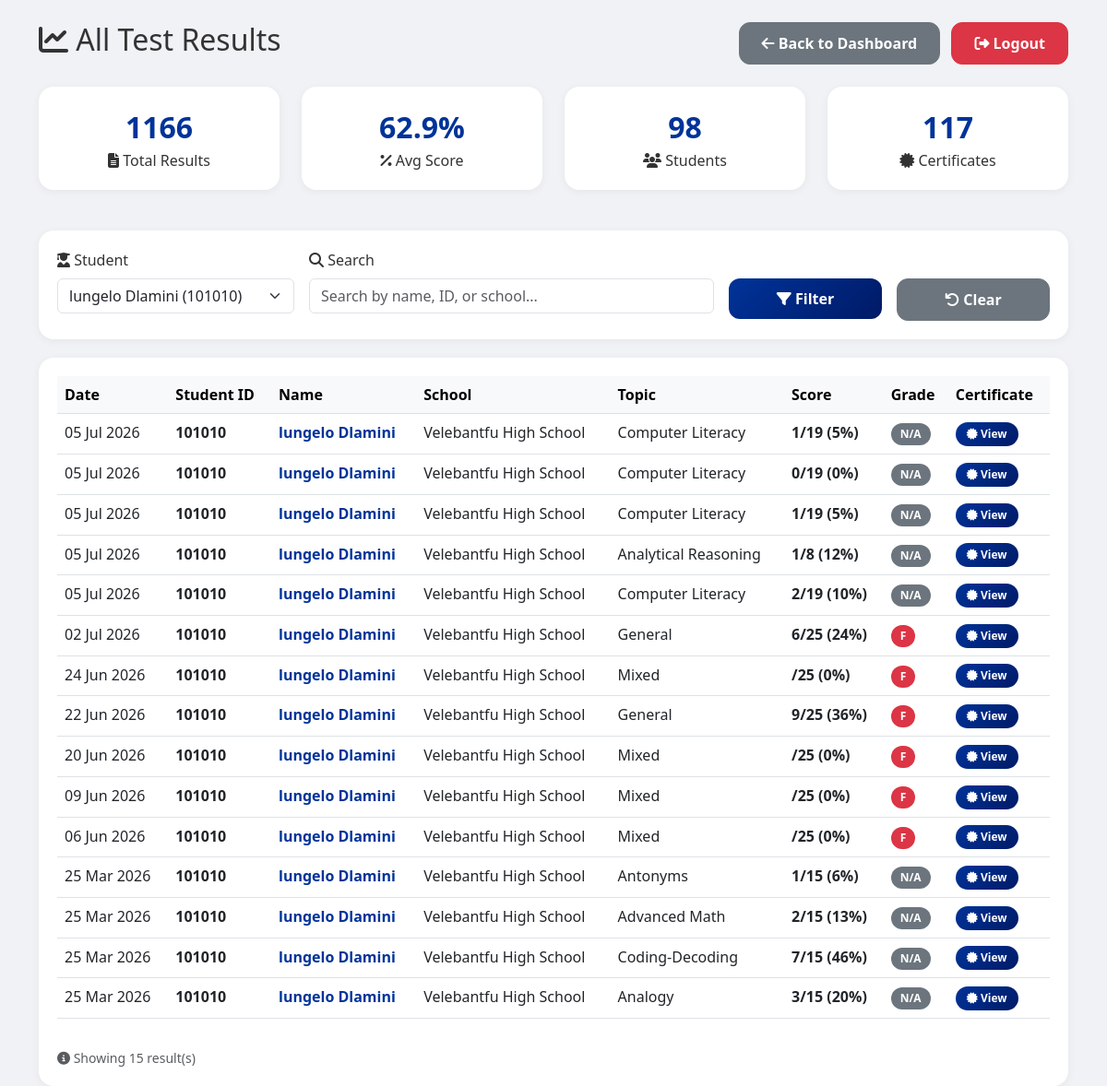
The page /admin/view_results.php?student_id=1 (signed in) on the database its author committed.
### tables this page shows
CREATE TABLE `results` (
  `id` int(11) NOT NULL,
  `user_id` int(11) NOT NULL,
  `test_id` int(11) DEFAULT NULL,
  `category` varchar(100) DEFAULT NULL,
  `topic` varchar(200) DEFAULT NULL,
  `score` int(11) DEFAULT 0,
  `total` int(11) DEFAULT 0,
  `percentage` decimal(5,2) DEFAULT NULL,
  `scaled_score` decimal(5,2) DEFAULT NULL,
  `percentile_rank` int(11) DEFAULT NULL,
  `grade` char(1) DEFAULT NULL,
  `ability_estimate` decimal(5,2) DEFAULT NULL,
  `date` timestamp NOT NULL DEFAULT current_timestamp()
);

CREATE TABLE `users` (
  `id` int(11) NOT NULL,
  `first_name` varchar(100) NOT NULL,
  `last_name` varchar(100) NOT NULL,
  `student_id` varchar(50) NOT NULL,
  `school` varchar(200) DEFAULT NULL,
  `region` varchar(100) DEFAULT NULL,
  `pobox` varchar(50) DEFAULT NULL,
  `year` varchar(10) DEFAULT NULL,
  `email` varchar(100) NOT NULL,
  `password` varchar(255) NOT NULL,
  `role` enum('admin','user') DEFAULT 'user',
  `last_login` datetime DEFAULT NULL,
  `created_at` timestamp NOT NULL DEFAULT current_timestamp()
);

### admin/view_results.php (the view, shortened to what this page needs)
<?php include '../config/db.php'; ?>
<?php
$student_filter = isset($_GET['student_id']) ? intval($_GET['student_id']) : 0;
$search_filter = isset($_GET['search']) ? $conn->real_escape_string($_GET['search']) : '';
$query = "
    SELECT
        r.*,
        u.first_name,
        u.last_name,
        u.student_id,
        u.school,
        u.region
    FROM results r
    JOIN users u ON r.user_id = u.id
    WHERE u.role = 'user'
";
if ($student_filter > 0) {
    $query .= " AND u.id = $student_filter";
}
$query .= " ORDER BY r.date DESC, u.school, u.first_name";
$results = $conn->query($query);
$students = $conn->query("SELECT id, first_name, last_name, student_id, school FROM users WHERE role = 'user' ORDER BY school, first_name");
$total_results = $conn->query("SELECT COUNT(*) as total FROM results r JOIN users u ON r.user_id = u.id WHERE u.role = 'user'")->fetch_assoc()['total'];
$avg_score = $conn->query("SELECT ROUND(AVG(percentage), 1) as avg FROM results r JOIN users u ON r.user_id = u.id WHERE u.role = 'user'")->fetch_assoc()['avg'];
$total_students = $conn->query("SELECT COUNT(*) as total FROM users WHERE role = 'user'")->fetch_assoc()['total'];
?>
<!DOCTYPE html>
<html lang="en">
<head>
    <link href="https://cdn.jsdelivr.net/npm/bootstrap@5.3.0/dist/css/bootstrap.min.css" rel="stylesheet">
    <link rel="stylesheet" href="https://cdnjs.cloudflare.com/ajax/libs/font-awesome/6.4.0/css/all.min.css">
    <link rel="stylesheet" href="../assets/css/style.css">
    <link rel="stylesheet" href="../assets/css/theme.css">
</head>
<body data-theme="mixed">
    <div class="container mt-4">
        <div class="d-flex justify-content-between align-items-center mb-4">
            <h2><i class="fas fa-chart-line"></i> All Test Results</h2>
            <div>
                <a href="dashboard.php" class="btn btn-secondary">
                    <i class="fas fa-arrow-left"></i> Back to Dashboard
                </a>
                <a href="../auth/logout.php" class="btn btn-danger ms-2" onclick="return confirm('Logout?')">
                    <i class="fas fa-sign-out-alt"></i> Logout
                </a>
            </div>
        </div>
        <div class="row mb-4">
            <div class="col-md-3 col-6">
                <div class="stat-card">
                    <div class="stat-number"><?= $total_results ?></div>
                    <div><i class="fas fa-file-alt"></i> Total Results</div>
                </div>
            </div>
            <div class="col-md-3 col-6">
                <div class="stat-card">
                    <div class="stat-number"><?= $avg_score ?? 0 ?>%</div>
                    <div><i class="fas fa-percent"></i> Avg Score</div>
                </div>
            </div>
            <div class="col-md-3 col-6">
                <div class="stat-card">
                    <div class="stat-number"><?= $total_students ?></div>
                    <div><i class="fas fa-users"></i> Students</div>
                </div>
            </div>
            <div class="col-md-3 col-6">
                <div class="stat-card">
                    <div class="stat-number">
                        <?php
                        $cert_count = $conn->query("SELECT COUNT(*) as total FROM certificates")->fetch_assoc()['total'];
                        echo $cert_count;
                        ?>
                    </div>
                    <div><i class="fas fa-certificate"></i> Certificates</div>
                </div>
            </div>
        </div>
        <div class="filter-bar">
            <form method="GET" class="row g-3">
                <div class="col-md-3">
                    <label class="form-label"><i class="fas fa-user-graduate"></i> Student</label>
                    <select name="student_id" class="form-select" onchange="this.form.submit()">
                        <?php while($s = $students->fetch_assoc()): ?>
                            <option value="<?= $s['id'] ?>" <?= $student_filter == $s['id'] ? 'selected' : '' ?>>
                                <?= htmlspecialchars($s['first_name'] . ' ' . $s['last_name'] . ' (' . $s['student_id'] . ')') ?>
                            </option>
                        <?php endwhile; ?>
                    </select>
                </div>
                <div class="col-md-5">
                    <label class="form-label"><i class="fas fa-search"></i> Search</label>
                    <input type="text" name="search" class="form-control" placeholder="Search by name, ID, or school..." value="<?= htmlspecialchars($search_filter) ?>">
                </div>
                <div class="col-md-2">
                    <label class="form-label">&nbsp;</label>
                    <button type="submit" class="btn btn-primary w-100"><i class="fas fa-filter"></i> Filter</button>
                </div>
                <div class="col-md-2">
                    <label class="form-label">&nbsp;</label>
                    <a href="view_results.php" class="btn btn-secondary w-100"><i class="fas fa-undo"></i> Clear</a>
                </div>
            </form>
        </div>
        <div class="table-container">
            <div class="table-responsive">
                <table class="table table-hover">
                    <thead class="table-light">
                        <tr>
                            <th>Date</th>
                            <th>Student ID</th>
                            <th>Name</th>
                            <th>School</th>
                            <th>Topic</th>
                            <th>Score</th>
                            <th>Grade</th>
                            <th>Certificate</th>
                        </tr>
                    </thead>
                    <tbody>
                        <?php if ($results && $results->num_rows > 0): ?>
                            <?php while($row = $results->fetch_assoc()):
                                $grade_class = 'grade-' . ($row['grade'] ?: '0');
                                $grade_display = $row['grade'] ?: 'N/A';
                                $percentage = $row['percentage'] ? round($row['percentage']) : 0;
                                $score_display = $row['score'] . '/' . $row['total'] . ' (' . $percentage . '%)';
                            ?>
                            <tr>
                                <td><?= date('d M Y', strtotime($row['date'])) ?></td>
                                <td><strong><?= htmlspecialchars($row['student_id']) ?></strong></td>
                                <td>
                                    <a href="view_results.php?student_id=<?= $row['user_id'] ?>" class="student-link">
                                        <?= htmlspecialchars($row['first_name'] . ' ' . $row['last_name']) ?>
                                    </a>
                                </td>
                                <td><?= htmlspecialchars($row['school'] ?: 'N/A') ?></td>
                                <td><?= htmlspecialchars($row['topic'] ?: $row['category']) ?></td>
                                <td class="score-display"><?= $score_display ?></td>
                                <td>
                                    <span class="grade-badge <?= $grade_class ?>">
                                        <?= $grade_display ?>
                                    </span>
                                </td>
                                <td>
                                    <a href="view_certificate.php?user_id=<?= $row['user_id'] ?>"
                                       class="btn btn-sm btn-primary btn-view-cert"
                                       target="_blank"
                                       title="View Combined Certificate for <?= htmlspecialchars($row['first_name'] . ' ' . $row['last_name']) ?>">
                                        <i class="fas fa-certificate"></i> View
                                    </a>
                                </td>
                            </tr>
                            <?php endwhile; ?>
                        <?php endif; ?>
                    </tbody>
                </table>
            </div>
            <div class="mt-3 text-muted small">
                <i class="fas fa-info-circle"></i> Showing <?= $results->num_rows ?> result(s)
            </div>
        </div>
    </div>
</body>
</html>

### assets/css/style.css (style rules this page uses)
:root { --primary: #003399; --primary-dark: #001a66; --secondary: #CE9F32; --success: #28a745; --danger: #dc3545; --warning: #ffc107; --info: #17a2b8; --light: #f8f9fa; --dark: #1a2a3a; }
* { margin: 0; padding: 0; box-sizing: border-box; }
body { font-family: 'Segoe UI', Tahoma, Geneva, Verdana, sans-serif; background: linear-gradient(135deg, #f5f7fa 0%, #e9ecef 100%); min-height: 100vh; }
.btn { border-radius: 12px; padding: 10px 24px; font-weight: 600; transition: all 0.3s ease; }
.btn-primary { background: linear-gradient(135deg, var(--primary), var(--primary-dark)); border: none; }

### assets/css/theme.css (style rules this page uses)
:root { --primary: #003399; --primary-dark: #001a66; --primary-light: #3366cc; --secondary: #CE9F32; --secondary-dark: #b8860b; --accent: #ff6b35; --success: #28a745; --danger: #dc3545; --warning: #ffc107; --info: #17a2b8; --dark: #1a2a3a; --light: #f8f9fa; --gradient-start: #003399; --gradient-end: #001a66; --card-bg: white; --text-primary: #333; --text-secondary: #666; }
[data-theme="mixed"] { --primary: #003399; --primary-dark: #001a66; --primary-light: #3366cc; --secondary: #CE9F32; --secondary-dark: #b8860b; --accent: #e74c3c; --gradient-start: #003399; --gradient-end: #CE9F32; }
body { background: linear-gradient(135deg, var(--gradient-start), var(--gradient-end)); color: var(--text-primary); transition: all 0.3s ease; }
.card, .stat-card, .menu-card, .question-card, .timer-card, .recommendation-card { background: var(--card-bg); transition: all 0.3s ease; }

### admin/view_results.php (style rules this page uses)
body { background: #f0f2f5; }
.stat-card { background: var(--card-bg, white); border-radius: 16px; padding: 20px; text-align: center; box-shadow: 0 2px 10px rgba(0,0,0,0.05); margin-bottom: 20px; transition: all 0.3s; }
.stat-number { font-size: 2rem; font-weight: bold; color: var(--primary, #003399); }
.filter-bar { background: var(--card-bg, white); border-radius: 16px; padding: 20px; margin-bottom: 20px; box-shadow: 0 2px 10px rgba(0,0,0,0.05); }
.table-container { background: var(--card-bg, white); border-radius: 16px; padding: 20px; box-shadow: 0 2px 10px rgba(0,0,0,0.05); }
.grade-badge { display: inline-block; padding: 3px 10px; border-radius: 20px; font-weight: bold; font-size: 12px; }
.grade-F { background: #dc3545; color: white; }
.grade-0 { background: #6c757d; color: white; }
.btn-view-cert { padding: 4px 12px; border-radius: 20px; font-size: 12px; transition: all 0.3s; }
.student-link { color: var(--primary, #003399); text-decoration: none; font-weight: 600; }
.score-display { font-weight: 600; }

### rows shown on the page
results: date "05 Jul 2026", user.student_id "101010", user.last_name "lungelo Dlamini", user.school "Velebantfu High School", category "Computer Literacy", score_display "1/19 (5%)", grade "N/A"
results: date "05 Jul 2026", user.student_id "101010", user.last_name "lungelo Dlamini", user.school "Velebantfu High School", category "Computer Literacy", score_display "0/19 (0%)", grade "N/A"
results: date "05 Jul 2026", user.student_id "101010", user.last_name "lungelo Dlamini", user.school "Velebantfu High School", category "Computer Literacy", score_display "1/19 (5%)", grade "N/A"
results: date "05 Jul 2026", user.student_id "101010", user.last_name "lungelo Dlamini", user.school "Velebantfu High School", category "Analytical Reasoning", score_display "1/8 (12%)", grade "N/A"
results: date "05 Jul 2026", user.student_id "101010", user.last_name "lungelo Dlamini", user.school "Velebantfu High School", category "Computer Literacy", score_display "2/19 (10%)", grade "N/A"
results: date "02 Jul 2026", user.student_id "101010", user.last_name "lungelo Dlamini", user.school "Velebantfu High School", topic "General", score_display "6/25 (24%)", grade "F"
results: date "24 Jun 2026", user.student_id "101010", user.last_name "lungelo Dlamini", user.school "Velebantfu High School", topic "Mixed", score_display "/25 (0%)", grade "F"
results: date "22 Jun 2026", user.student_id "101010", user.last_name "lungelo Dlamini", user.school "Velebantfu High School", topic "General", score_display "9/25 (36%)", grade "F"
results: date "20 Jun 2026", user.student_id "101010", user.last_name "lungelo Dlamini", user.school "Velebantfu High School", topic "Mixed", score_display "/25 (0%)", grade "F"
results: date "09 Jun 2026", user.student_id "101010", user.last_name "lungelo Dlamini", user.school "Velebantfu High School", topic "Mixed", score_display "/25 (0%)", grade "F"
results: date "06 Jun 2026", user.student_id "101010", user.last_name "lungelo Dlamini", user.school "Velebantfu High School", topic "Mixed", score_display "/25 (0%)", grade "F"
results: date "25 Mar 2026", user.student_id "101010", user.last_name "lungelo Dlamini", user.school "Velebantfu High School", topic "Antonyms", score_display "1/15 (6%)", grade "N/A"
results: date "25 Mar 2026", user.student_id "101010", user.last_name "lungelo Dlamini", user.school "Velebantfu High School", topic "Advanced Math", score_display "2/15 (13%)", grade "N/A"
results: date "25 Mar 2026", user.student_id "101010", user.last_name "lungelo Dlamini", user.school "Velebantfu High School", topic "Coding-Decoding", score_display "7/15 (46%)", grade "N/A"
results: date "25 Mar 2026", user.student_id "101010", user.last_name "lungelo Dlamini", user.school "Velebantfu High School", topic "Analogy", score_display "3/15 (20%)", grade "N/A"

### other values the page prints
$total_results "1166"
$avg_score "62.9"
$total_students "98"
$cert_count "117"
$results->num_rows "15"
form field student_id "lungelo Dlamini (101010)"
